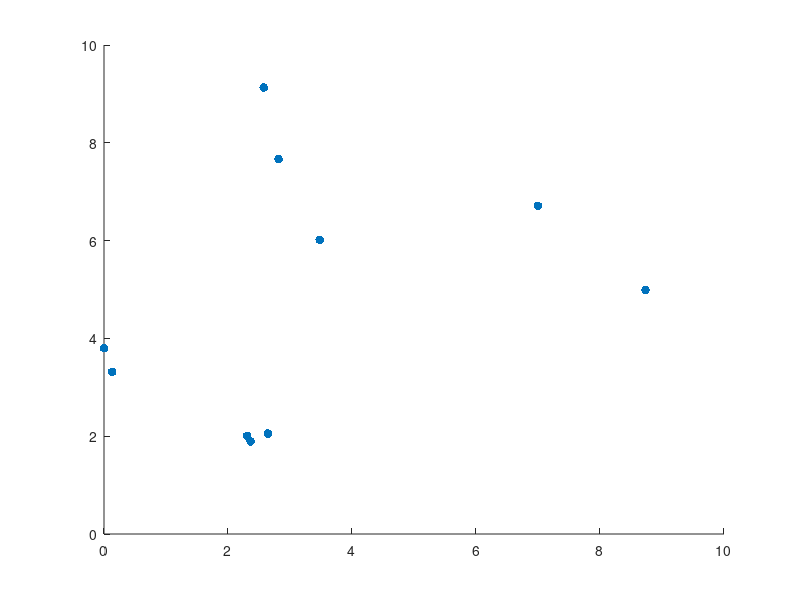

MATLAB code for this plot: (Note: this script raises an error after producing the figure.)
%% main Main program

% Run this script first, then GA.m

clear; close all; clc;

nCustomers = 10; %number of customers
nStores = 4; % number of stores
worldSize = 10; %size of the world
walkingDistance = 4; %interaction radi
demands = 1*ones(1,nCustomers);
capacities = 5*ones(nStores,1);

%positions in the world
customersPositions = rand(nCustomers,2) * worldSize;
storesPositions= rand(nStores,2) * worldSize;

% plot map of the world
worldHandle = figure();
set(gcf,'Color','w');
xlim([0, worldSize]);
ylim([0, worldSize]);
hold on
% customers
scatter(customersPositions(:,1), customersPositions(:,2),40,'bo','filled');
customerLabels = num2str((1:nCustomers)','%d');
text(customersPositions(:,1), customersPositions(:,2), customerLabels, ...
    'horizontal','left', 'vertical','bottom');
% stores
scatter(storesPositions(:,1), storesPositions(:,2),100,'r^','filled');
storeLabels = num2str((1:nStores)','%d');
text(storesPositions(:,1), storesPositions(:,2), storeLabels, ...
    'horizontal','left', 'vertical','bottom');
box on;
%hold off

% compute distances and payoff matrix
distances = pdist2(storesPositions,customersPositions);
payoffs = walkingDistance./distances;
payoffs(distances < walkingDistance) = 1;


